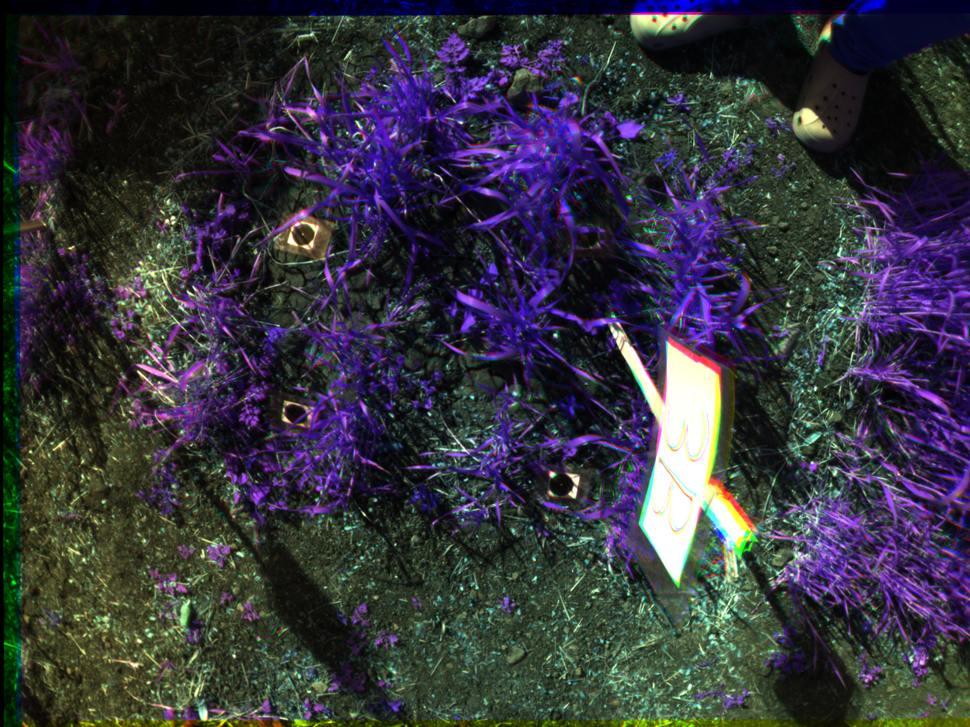
#> input picture images/hack/1_GRE_NIR_REG.png, 970 x 727 px, shrunk from 1280 x 960 before the run
$ python -i piqe.py   (imports and definitions only)
#> lines starting #> are read from the running program, lines starting #| are printed output that depends on the picture; after the words box and inside, x2 and y2 are one past the last pixel; in counts of white or black regions, pixels touching at a corner belong together
#> further down, picture is the input picture: shape (727, 970, 3); mean B, G, R 61, 52.8, 53
import numpy as np
import cv2
from scipy.special import gamma


def calculate_mscn(dis_image):
    dis_image = dis_image.astype(np.float32)  # 类型转换十分重要
    ux = cv2.GaussianBlur(dis_image, (7, 7), 7/6)
    ux_sq = ux*ux
    sigma = np.sqrt(np.abs(cv2.GaussianBlur(dis_image**2, (7, 7), 7/6)-ux_sq))

    mscn = (dis_image-ux)/(1+sigma)

    return mscn

# Function to segment block edges


def segmentEdge(blockEdge, nSegments, blockSize, windowSize):
    # Segment is defined as a collection of 6 contiguous pixels in a block edge
    segments = np.zeros((nSegments, windowSize))
    for i in range(nSegments):
        segments[i, :] = blockEdge[i:windowSize]
        if(windowSize <= (blockSize+1)):
            windowSize = windowSize+1

    return segments


def noticeDistCriterion(Block, nSegments, blockSize, windowSize, blockImpairedThreshold, N):
    # Top edge of block
    topEdge = Block[0, :]
    segTopEdge = segmentEdge(topEdge, nSegments, blockSize, windowSize)

    # Right side edge of block
    rightSideEdge = Block[:, N-1]
    rightSideEdge = np.transpose(rightSideEdge)
    segRightSideEdge = segmentEdge(
        rightSideEdge, nSegments, blockSize, windowSize)

    # Down side edge of block
    downSideEdge = Block[N-1, :]
    segDownSideEdge = segmentEdge(
        downSideEdge, nSegments, blockSize, windowSize)

    # Left side edge of block
    leftSideEdge = Block[:, 0]
    leftSideEdge = np.transpose(leftSideEdge)
    segLeftSideEdge = segmentEdge(
        leftSideEdge, nSegments, blockSize, windowSize)

    # Compute standard deviation of segments in left, right, top and down side edges of a block
    segTopEdge_stdDev = np.std(segTopEdge, axis=1)
    segRightSideEdge_stdDev = np.std(segRightSideEdge, axis=1)
    segDownSideEdge_stdDev = np.std(segDownSideEdge, axis=1)
    segLeftSideEdge_stdDev = np.std(segLeftSideEdge, axis=1)

    # Check for segment in block exhibits impairedness, if the standard deviation of the segment is less than blockImpairedThreshold.
    blockImpaired = 0
    for segIndex in range(segTopEdge.shape[0]):
        if((segTopEdge_stdDev[segIndex] < blockImpairedThreshold) or
                (segRightSideEdge_stdDev[segIndex] < blockImpairedThreshold) or
                (segDownSideEdge_stdDev[segIndex] < blockImpairedThreshold) or
                (segLeftSideEdge_stdDev[segIndex] < blockImpairedThreshold)):
            blockImpaired = 1
            break

    return blockImpaired


def noiseCriterion(Block, blockSize, blockVar):
    # Compute block standard deviation[h,w,c]=size(I)
    blockSigma = np.sqrt(blockVar)
    # Compute ratio of center and surround standard deviation
    cenSurDev = centerSurDev(Block, blockSize)
    # Relation between center-surround deviation and the block standard deviation
    blockBeta = (abs(blockSigma-cenSurDev))/(max(blockSigma, cenSurDev))

    return blockSigma, blockBeta

# Function to compute center surround Deviation of a block


def centerSurDev(Block, blockSize):
    # block center
    center1 = np.int32((blockSize+1)/2)-1
    center2 = center1+1
    center = np.vstack((Block[:, center1], Block[:, center2]))
    # block surround
    Block = np.delete(Block, center1, axis=1)
    Block = np.delete(Block, center1, axis=1)

    # Compute standard deviation of block center and block surround
    center_std = np.std(center)
    surround_std = np.std(Block)

    # Ratio of center and surround standard deviation
    cenSurDev = (center_std/surround_std)

    # Check for nan's
    # if(isnan(cenSurDev)):
    #     cenSurDev = 0

    return cenSurDev


def piqe(im):
    blockSize = 16  # Considered 16x16 block size for overall analysis
    activityThreshold = 0.1  # Threshold used to identify high spatially prominent blocks
    blockImpairedThreshold = 0.1  # Threshold identify blocks having noticeable artifacts
    windowSize = 6  # Considered segment size in a block edge.
    nSegments = blockSize-windowSize+1  # Number of segments for each block edge
    distBlockScores = 0  # Accumulation of distorted block scores
    NHSA = 0  # Number of high spatial active blocks.

    # pad if size is not divisible by blockSize
    if len(im.shape) == 3:
        im = cv2.cvtColor(im, cv2.COLOR_BGR2GRAY)
    originalSize = im.shape
#> originalSize = (727, 970)
    rows, columns = originalSize
#> rows = 727; columns = 970
    rowsPad = rows % blockSize
#> rowsPad = 7
    columnsPad = columns % blockSize
#> columnsPad = 10
    isPadded = False
    if(rowsPad > 0 or columnsPad > 0):
        if rowsPad > 0:
            rowsPad = blockSize-rowsPad
#> rowsPad = 9
        if columnsPad > 0:
            columnsPad = blockSize-columnsPad
#> columnsPad = 6
        isPadded = True
        padSize = [rowsPad, columnsPad]
#> padSize = [9, 6]
    im = np.pad(im, ((0, rowsPad), (0, columnsPad)), 'edge')
#> im: shape (736, 976)

    # Normalize image to zero mean and ~unit std
    # used circularly-symmetric Gaussian weighting function sampled out
    # to 3 standard deviations.
    imnorm = calculate_mscn(im)
#> in calculate_mscn, `sigma = np.sqrt(np.abs(cv2.GaussianBlur(dis_image**2, (7, 7), 7/6)-ux_..`:
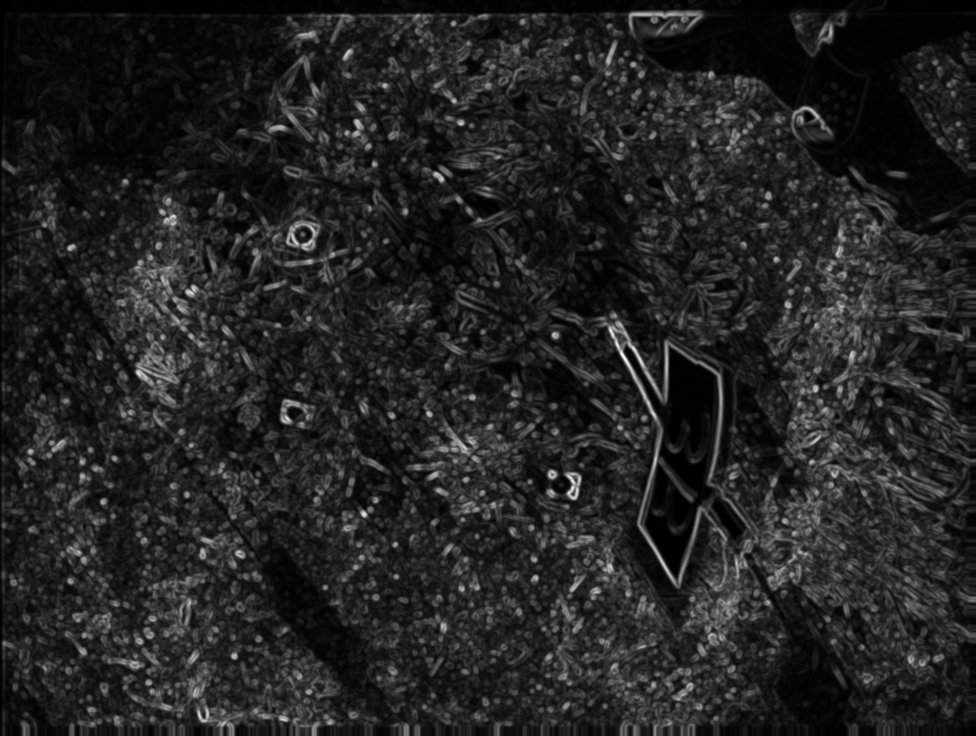
#> sigma: shape (736, 976) float32; min 0, max 92.85, mean 13; drawn with min black and max white
#> in calculate_mscn, `mscn = (dis_image-ux)/(1+sigma)`:
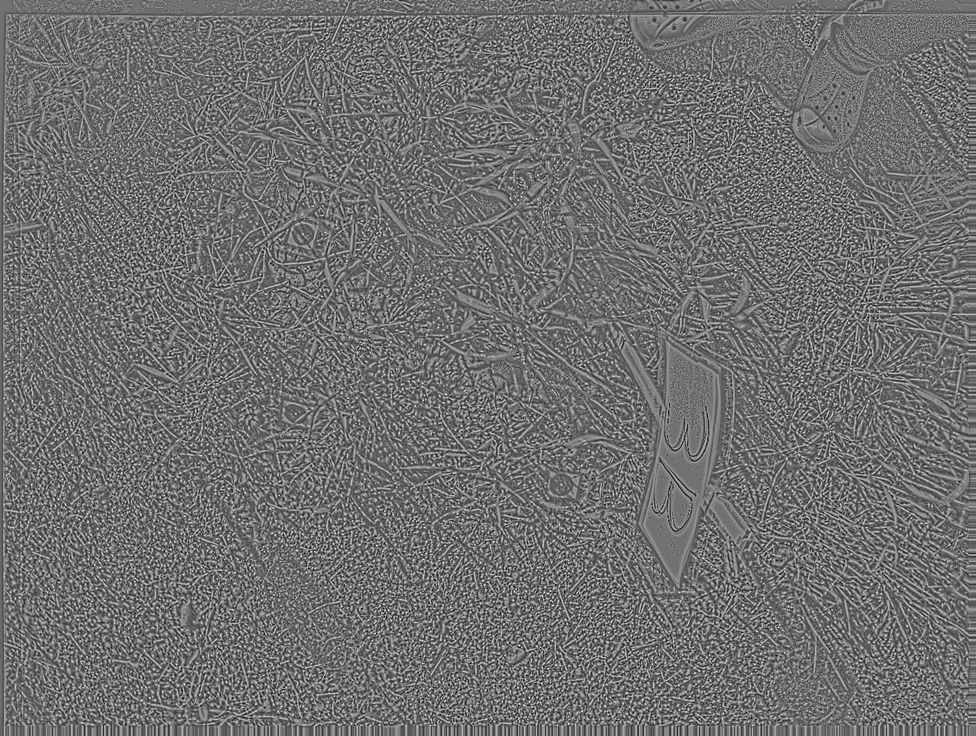
#> mscn: shape (736, 976) float32; min -1.81, max 2.25, mean -0.0324; drawn with min black and max white

    # Preallocation for masks
    NoticeableArtifactsMask = np.zeros(imnorm.shape)
    NoiseMask = np.zeros(imnorm.shape)
    ActivityMask = np.zeros(imnorm.shape)

    # Start of block by block processing
    total_var = []
    total_bscore = []
    total_ndc = []
    total_nc = []

    BlockScores = []
    for i in np.arange(0, imnorm.shape[0]-1, blockSize):
        for j in np.arange(0, imnorm.shape[1]-1, blockSize):
             # Weights Initialization
            WNDC = 0
            WNC = 0

            # Compute block variance
            Block = imnorm[i:i+blockSize, j:j+blockSize]
            blockVar = np.var(Block)

            if(blockVar > activityThreshold):
                ActivityMask[i:i+blockSize, j:j+blockSize] = 1
                NHSA = NHSA+1

                # Analyze Block for noticeable artifacts
                blockImpaired = noticeDistCriterion(
                    Block, nSegments, blockSize-1, windowSize, blockImpairedThreshold, blockSize)

                if(blockImpaired):
                    WNDC = 1
                    NoticeableArtifactsMask[i:i +
                                            blockSize, j:j+blockSize] = blockVar

                # Analyze Block for guassian noise distortions
                [blockSigma, blockBeta] = noiseCriterion(
                    Block, blockSize-1, blockVar)

                if((blockSigma > 2*blockBeta)):
                    WNC = 1
                    NoiseMask[i:i+blockSize, j:j+blockSize] = blockVar

                # Pooling/ distortion assigment
                # distBlockScores = distBlockScores + \
                #     WNDC*pow(1-blockVar, 2) + WNC*pow(blockVar, 2)

                if WNDC*pow(1-blockVar, 2) + WNC*pow(blockVar, 2) > 0:
                    BlockScores.append(
                        WNDC*pow(1-blockVar, 2) + WNC*pow(blockVar, 2))

                total_var = [total_var, blockVar]
                total_bscore = [total_bscore, WNDC *
                                (1-blockVar) + WNC*(blockVar)]
                total_ndc = [total_ndc, WNDC]
                total_nc = [total_nc, WNC]
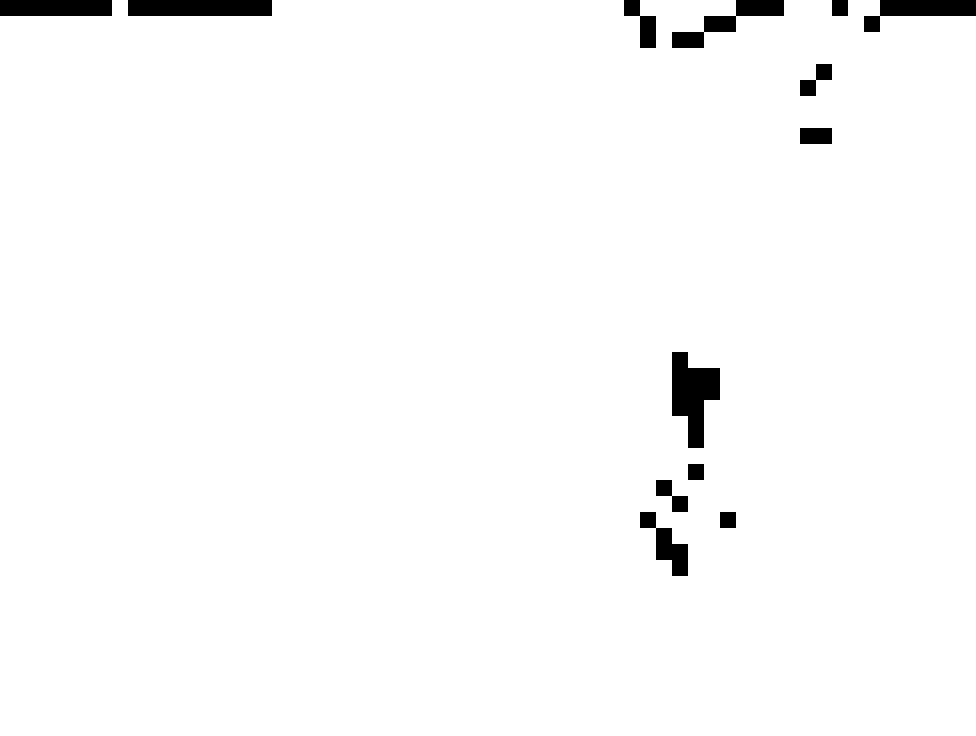
#> ActivityMask: shape (736, 976) float64; values 0 (black) and 1 (white), 97.9% white; 13 black regions, largest, box (x1, y1, x2, y2) and area: (672, 352, 720, 448) 2816, (128, 0, 272, 16) 2304, (0, 0, 112, 16) 1792
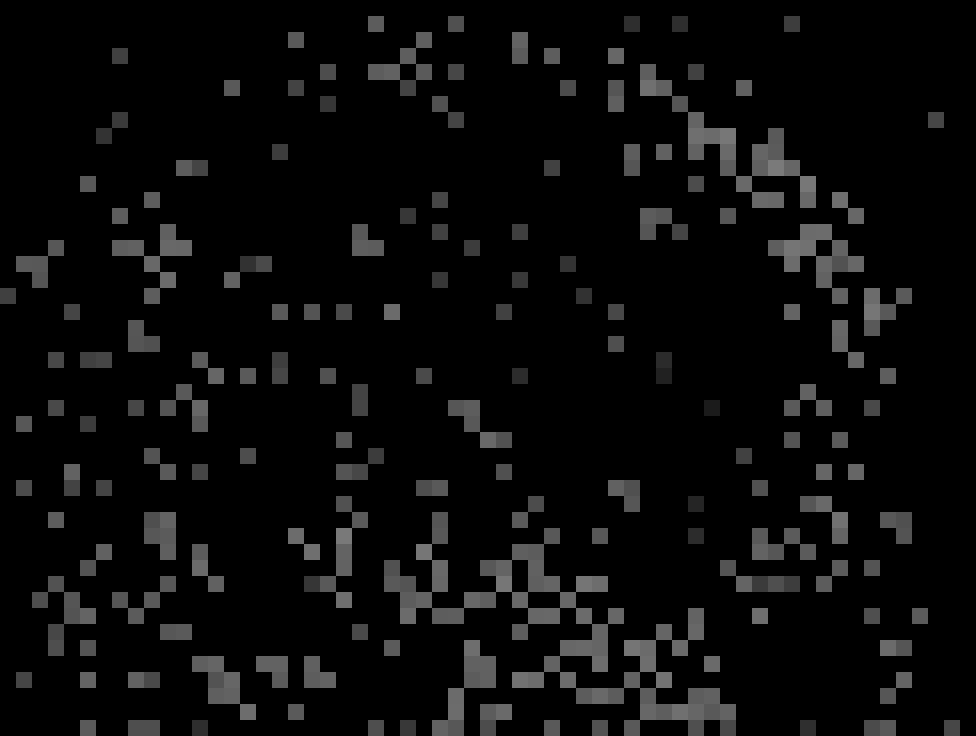
#> NoiseMask: shape (736, 976) float64; min 0, max 0.482, mean 0.0459
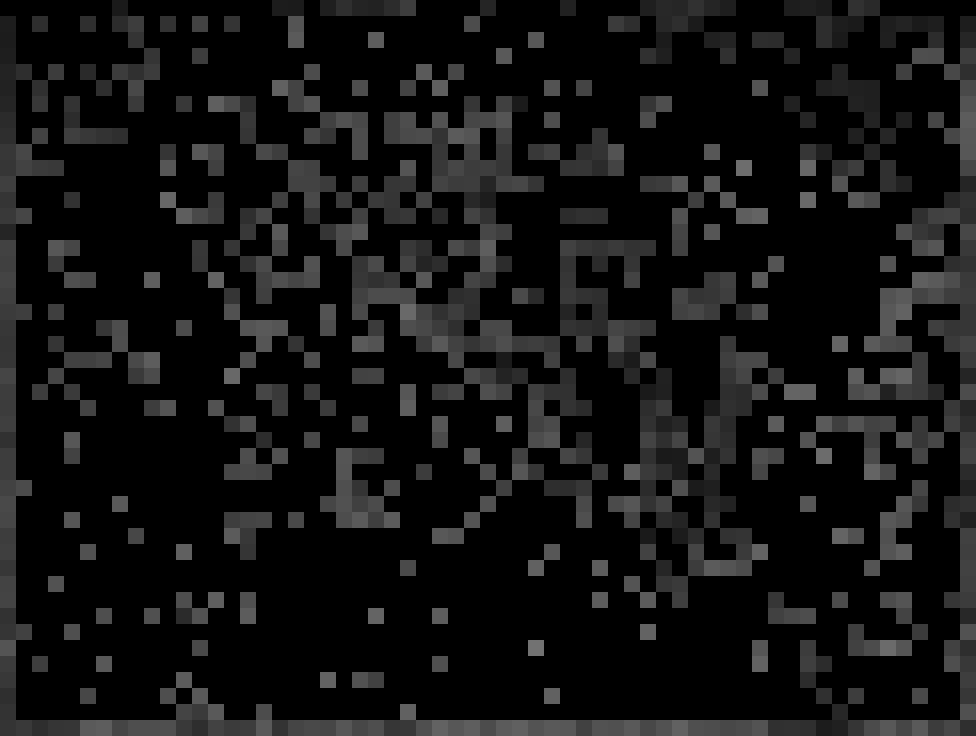
#> NoticeableArtifactsMask: shape (736, 976) float64; min 0, max 0.447, mean 0.0768

    BlockScores = sorted(BlockScores)
    lowSum = sum(BlockScores[:np.int32(0.1*len(BlockScores))])
    Sum = sum(BlockScores)
    Scores = [(s*10*lowSum)/Sum for s in BlockScores]
    C = 1
    Score = ((sum(Scores) + C)/(C + NHSA))*100

    # if input image is padded then remove those portions from ActivityMask,
    # NoticeableArtifactsMask and NoiseMask and ensure that size of these masks
    # are always M-by-N.
    if(isPadded):
        NoticeableArtifactsMask = NoticeableArtifactsMask[0:originalSize[0],
                                                          0:originalSize[1]]
#> NoticeableArtifactsMask: shape (727, 970) float64
        NoiseMask = NoiseMask[0:originalSize[0], 0:originalSize[1]]
#> NoiseMask: shape (727, 970) float64
        ActivityMask = ActivityMask[0:originalSize[0], 1:originalSize[1]]
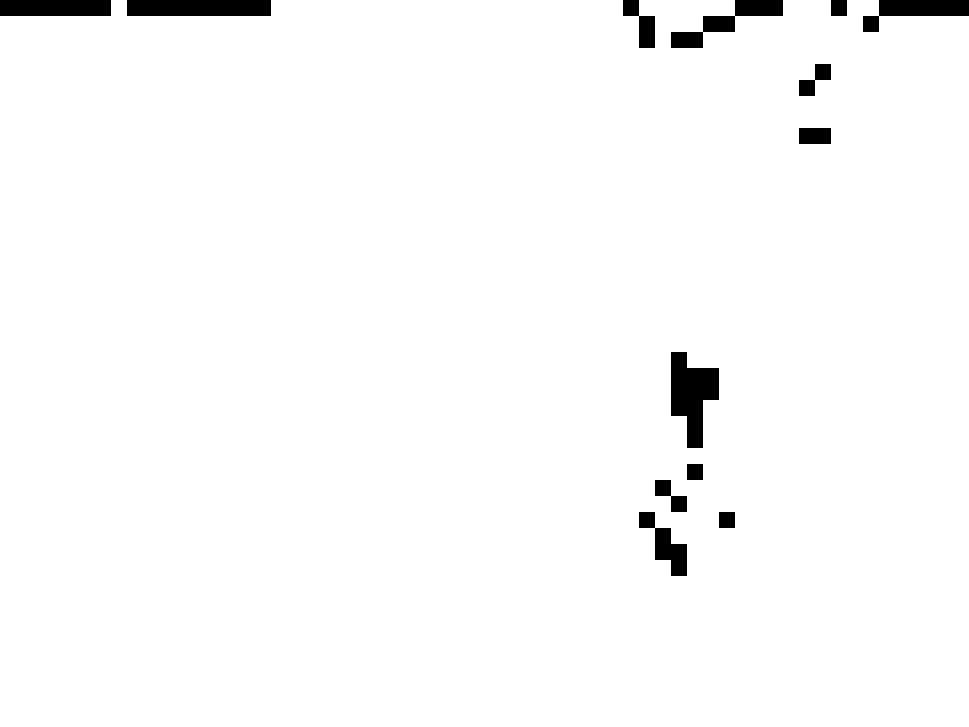
#> ActivityMask: shape (727, 969) float64; values 0 (black) and 1 (white), 97.9% white; 13 black regions, largest, box (x1, y1, x2, y2) and area: (671, 352, 719, 448) 2816, (127, 0, 271, 16) 2304, (671, 0, 783, 48) 1792

    return Score

>>> import cv2
>>> picture = cv2.imread('../images/hack/1_GRE_NIR_REG.png')
>>> result = piqe(picture)

$ run again, on images/hack/4_GRE_NIR_REG.png
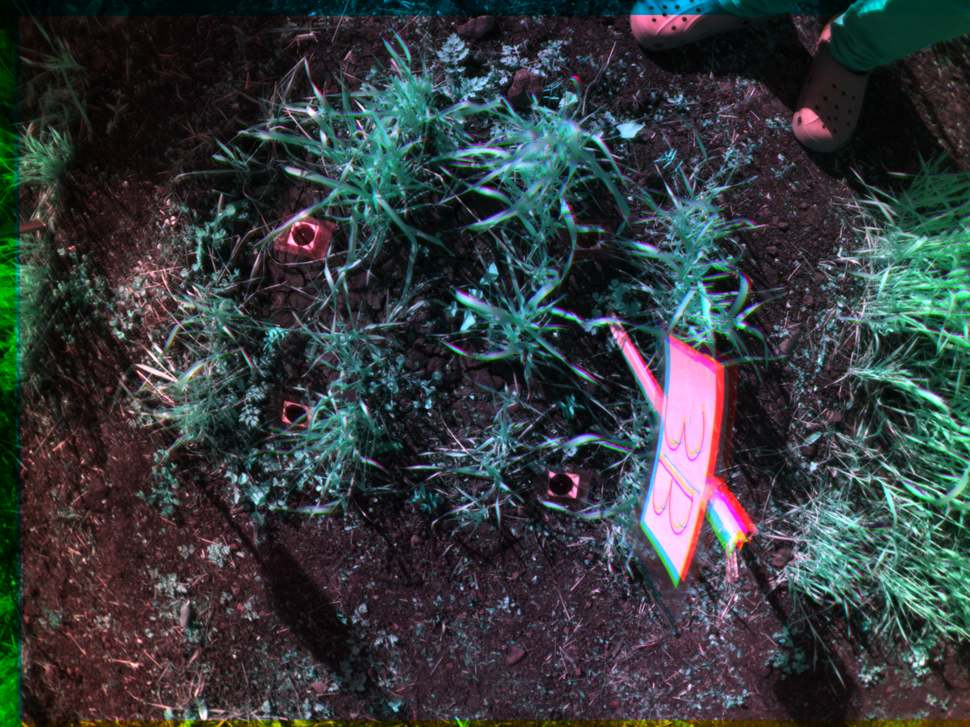
#> input picture images/hack/4_GRE_NIR_REG.png, 970 x 727 px, shrunk from 1280 x 960 before the run
#> picture is the input picture: shape (727, 970, 3); mean B, G, R 61.5, 59.4, 53.4
#> after the loop in piqe, `for i in np.arange(0, imnorm.shape[0]-1, blockSize):`:
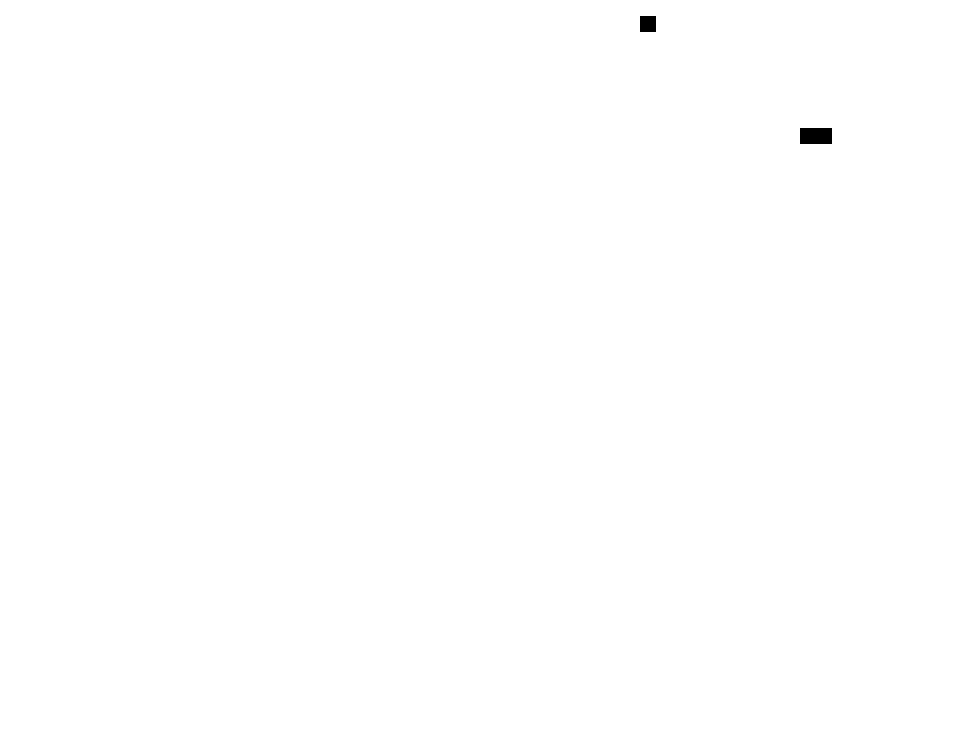
#> ActivityMask: shape (736, 976) float64; values 0 (black) and 1 (white), 99.9% white; 2 black regions, box (x1, y1, x2, y2) and area: (800, 128, 832, 144) 512, (640, 16, 656, 32) 256
#> in piqe, `NoiseMask = NoiseMask[0:originalSize[0], 0:originalSize[1]]`:
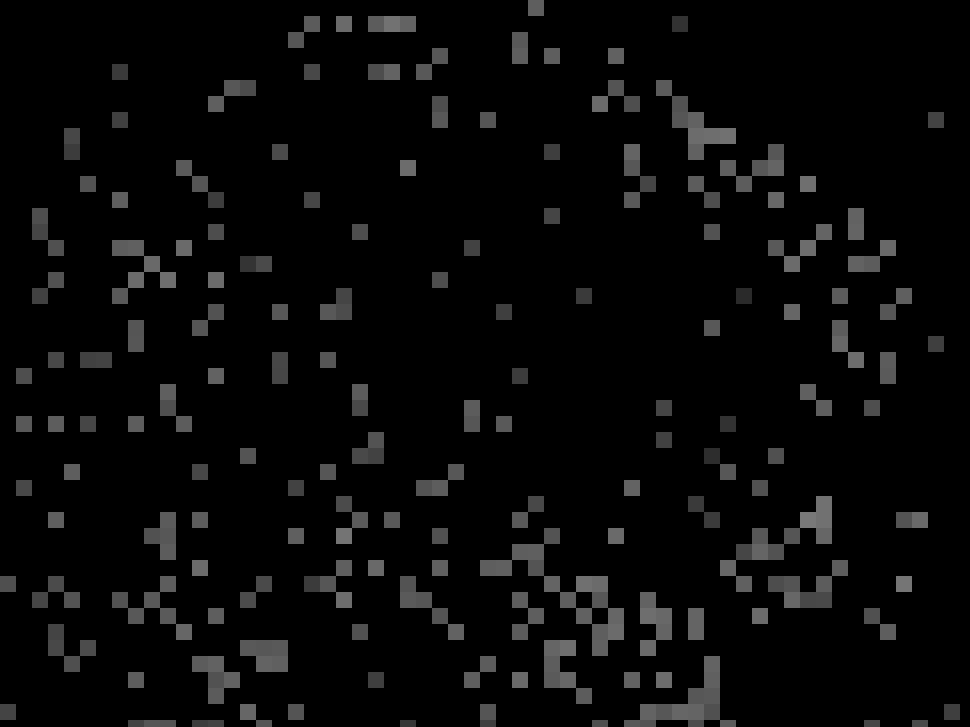
#> NoiseMask: shape (727, 970) float64; min 0, max 0.471, mean 0.0373
